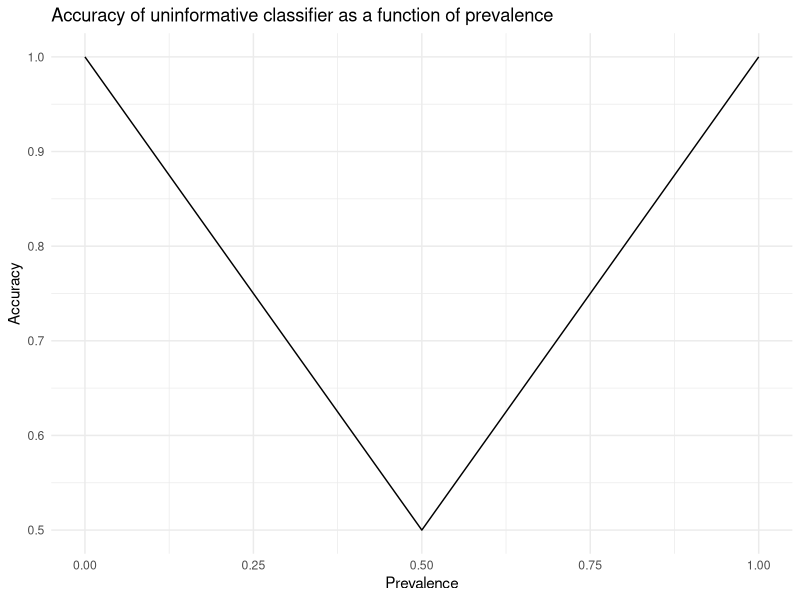
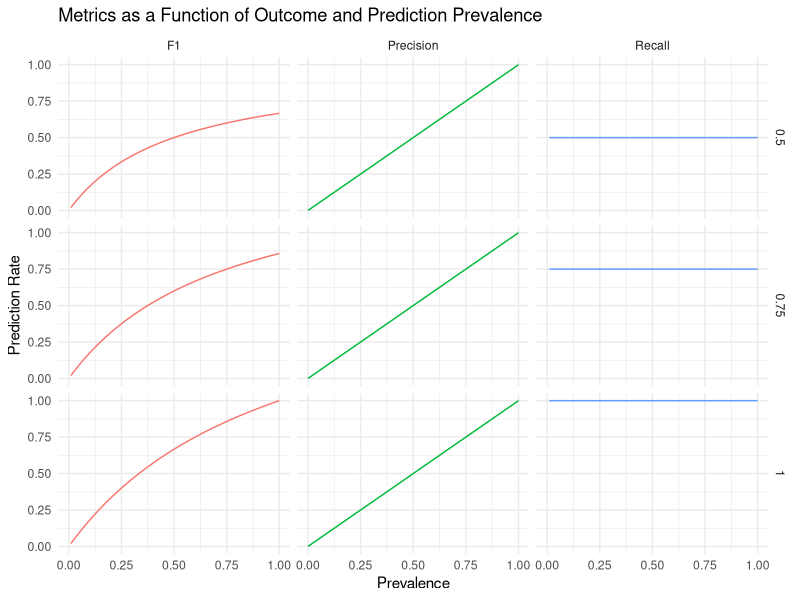
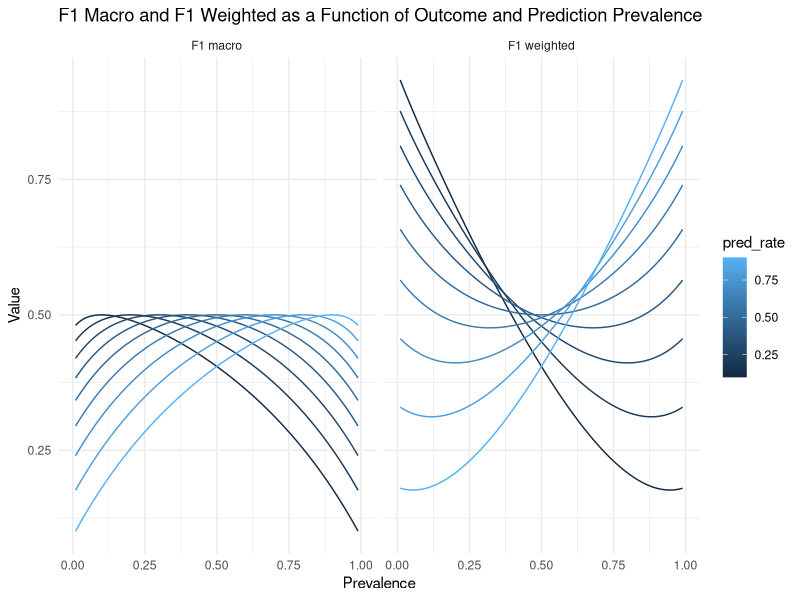
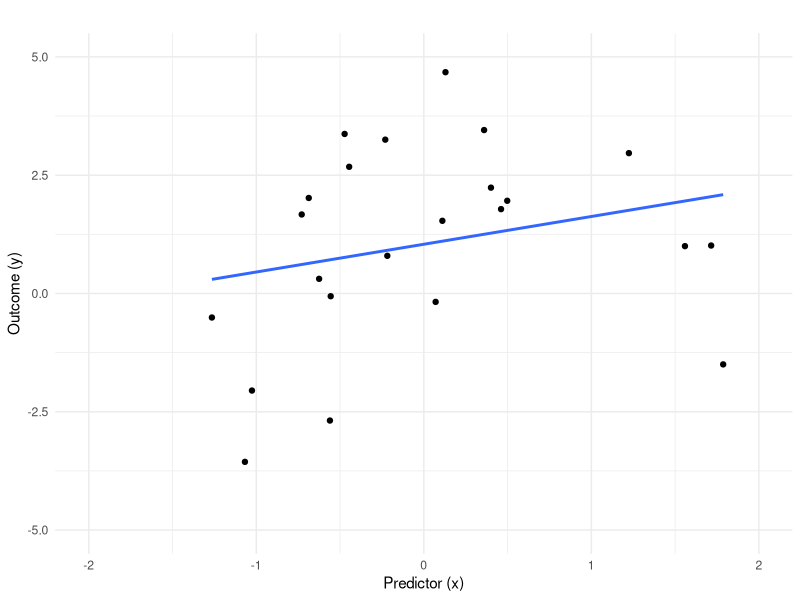
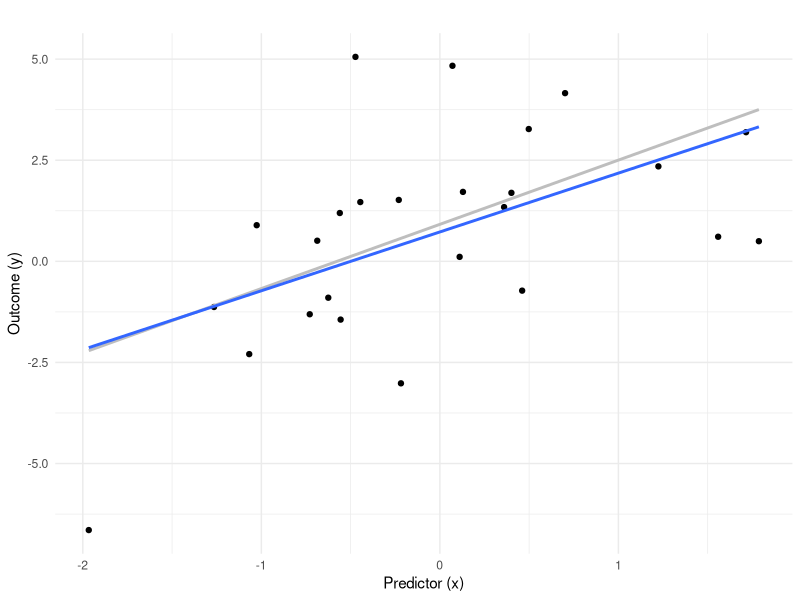
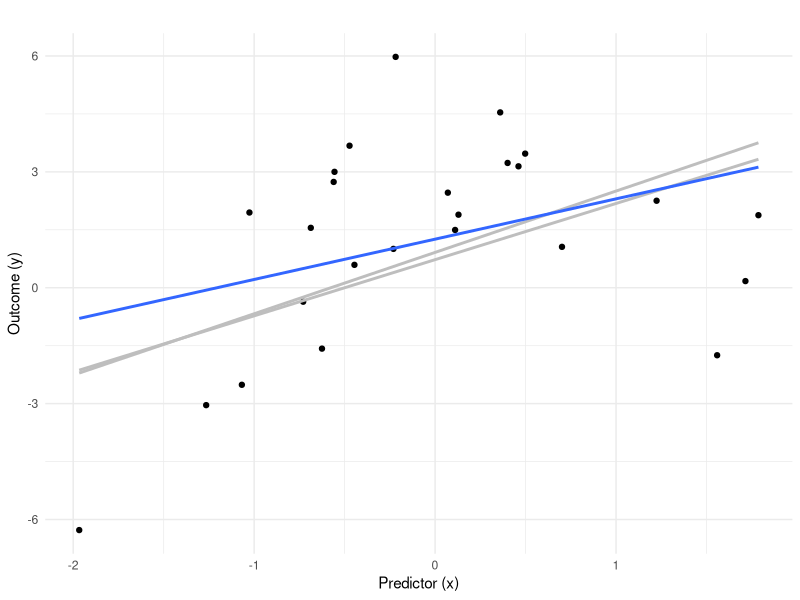
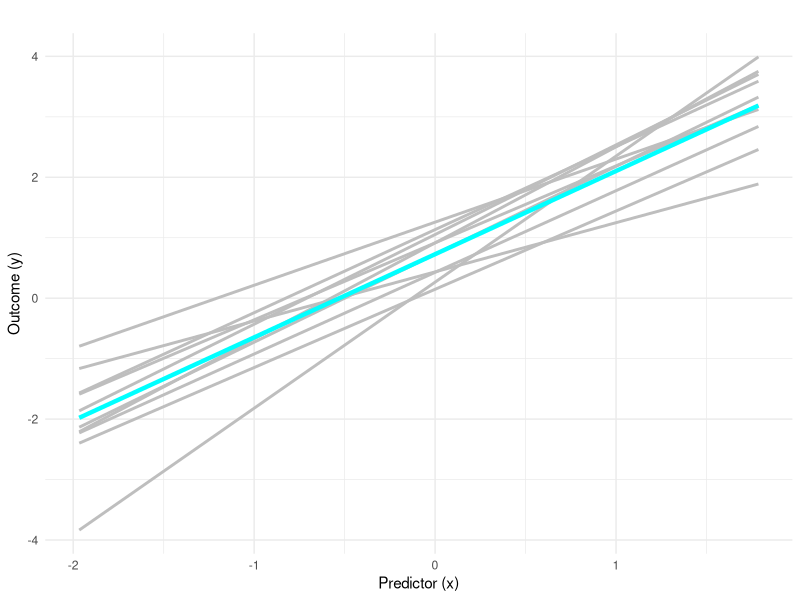
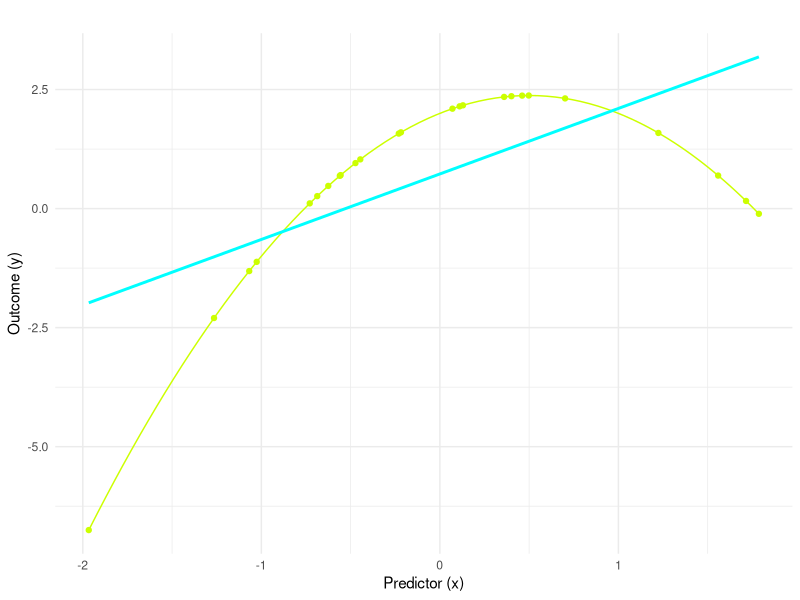

These charts were generated, in order, by the following R code:
## ---- chunk 1
library(dplyr)

data.frame(
  review = c("great movie!", 
             "what a bunch of cr*p",
             "I lost all faith in humanity after watching this"),
  label = c("?", "?", "?")
) %>% 
  knitr::kable()

## ---- chunk 2

actual <- as.logical(rbinom(1000, 1, 0.3))
pred <- actual
pred[sample(1:1000, 50)] <- F
pred[sample(1:1000, 50)] <- T

knitr::kable(table(pred, actual))

## ---- chunk 3

library(tidyverse)

base_rate <- seq(0, 1, 0.01)

accuracy <- function(base_rate, pred_rate) {
    (base_rate * pred_rate + (1 - base_rate) * (1 - pred_rate)) /
        (base_rate * pred_rate + (1 - base_rate) * (1 - pred_rate) + (1 - base_rate) * pred_rate + base_rate * (1 - pred_rate))
}

df <- expand.grid(base_rate = base_rate)
df$pred_rate <- ifelse(df$base_rate > 0.5, 1, 0)
df$accuracy <- accuracy(df$base_rate, df$pred_rate)

ggplot(df, aes(x = base_rate)) +
    geom_line(aes(y = accuracy)) +
    labs(title = "Accuracy of uninformative classifier as a function of prevalence",
         x = "Prevalence",
         y = "Accuracy") +
    theme_minimal()

## ---- chunk 4

precision <- function(base_rate, pred_rate) {
    (base_rate * pred_rate) / ((base_rate*pred_rate) + ((1 - base_rate) * pred_rate))
}

recall <- function(base_rate, pred_rate) {
    (base_rate*pred_rate) / (base_rate * pred_rate + base_rate * (1 - pred_rate))
}

f1 <- function(base_rate, pred_rate) {
    2 * precision(base_rate, pred_rate) * recall(base_rate, pred_rate) / (precision(base_rate, pred_rate) + recall(base_rate, pred_rate))
}

f1_macro <- function(base_rate, pred_rate) {
    f1_pos <- f1(base_rate, pred_rate)
    f1_neg <- f1(1 - base_rate, 1 - pred_rate)
    (f1_pos + f1_neg) / 2
}

f1_wtd <- function(base_rate, pred_rate) {
    f1_pos <- f1(base_rate, pred_rate)
    f1_neg <- f1(1 - base_rate, 1 - pred_rate)
    (base_rate * f1_pos + (1 - base_rate) * f1_neg)
}

df <- expand.grid(base_rate = base_rate, pred_rate = seq(0.5, 1, 0.25))

df$Precision <- precision(df$base_rate, df$pred_rate)
df$Recall <- recall(df$base_rate, df$pred_rate)
df$F1 <- f1(df$base_rate, df$pred_rate)

df %>%
    pivot_longer(
        cols = c(Precision, Recall, F1), 
        names_to = "metric", values_to = "value"
        ) %>%
    ggplot(aes(x = base_rate, y = value)) +
    geom_line(aes(color = metric)) +
    labs(title = "Metrics as a Function of Outcome and Prediction Prevalence",
         x = "Prevalence",
         y = "Prediction Rate") +
    theme_minimal() +
    theme(legend.position = "None") +
    facet_grid(pred_rate~metric)

## ---- chunk 5

df <- expand.grid(base_rate = base_rate, pred_rate = seq(0.1, 0.9, 0.1))

df$`F1 macro` <- f1_macro(df$base_rate, df$pred_rate)
df$`F1 weighted` <- f1_wtd(df$base_rate, df$pred_rate)

df %>%
    pivot_longer(
        cols = c(`F1 macro`, `F1 weighted`), 
        names_to = "metric", values_to = "value"
        ) %>%
    ggplot(aes(x = base_rate, y = value, group = pred_rate)) +
    geom_line(aes(color = pred_rate)) +
    labs(title = "F1 Macro and F1 Weighted as a Function of Outcome and Prediction Prevalence",
         x = "Prevalence",
         y = "Value") +
    theme_minimal() +
    facet_grid(~metric)

## ---- chunk 6
#| fig-width: 6.25
#| fig-height: 4.17
#| fig-align: "center"

set.seed(123)
library(tidyverse)

n_obs <- 25

dta <- data.frame(
    x = rnorm(n_obs)
) %>% 
mutate(
    y_true = 2 - 1.5 * x^2 + 1.5 * x
)

sampler_y <- function(dta, n_obs = 25) {
    y_real <- dta$y_true + 2 * rnorm(n_obs)
    return(y_real)
}

fit_and_predict <- function(dta, y_col, poly = 1) {
    fit <- lm(as.formula(paste(y_col, "~ poly(x, ", poly, ")")), data = dta)
    dta[[paste0("yhat", gsub("yreal", "", y_col))]] <- predict(fit, newdata = dta)
    return(dta)
}

for (i in 1:10) {
    dta[[paste0("yreal", i)]] <- sampler_y(dta, n_obs = n_obs)
    dta <- fit_and_predict(dta, paste0("yreal", i))
}

dta$mean_yhat <- rowMeans(dta[, paste0("yhat", 1:10)])


dta %>% 
    ggplot(aes(x = x, y = yreal1)) +
    geom_point() +
    geom_smooth(method = "lm", formula = y ~ x, se = FALSE) +
    labs(title = "",
         x = "Predictor (x)",
         y = "Outcome (y)") +
    theme_minimal() +
    ylim(c(-5, 5)) + xlim(c(-2, 2))

## ---- chunk 7
#| fig-width: 6.25
#| fig-height: 4.17
#| fig-align: "center"

dta %>% 
    ggplot(aes(x = x, y = yreal2)) +
    geom_point() +
    geom_smooth(aes(y = yreal1), method = "lm", formula = y ~ x, se = FALSE, color = "gray") +
    geom_smooth(method = "lm", formula = y ~ x, se = FALSE) +
    labs(title = "",
         x = "Predictor (x)",
         y = "Outcome (y)") +
    theme_minimal()

## ---- chunk 8
#| fig-width: 6.25
#| fig-height: 4.17
#| fig-align: "center"

dta %>% 
    ggplot(aes(x = x, y = yreal3)) +
    geom_point() +
    geom_smooth(aes(y = yreal1), method = "lm", formula = y ~ x, se = FALSE, color = "gray") +
    geom_smooth(aes(y = yreal2), method = "lm", formula = y ~ x, se = FALSE, color = "gray") +
    geom_smooth(method = "lm", formula = y ~ x, se = FALSE) +
    labs(title = "",
         x = "Predictor (x)",
         y = "Outcome (y)") +
    theme_minimal()

## ---- chunk 9
#| fig-width: 6.25
#| fig-height: 4.17
#| fig-align: "center"

dta %>% 
    ggplot(aes(x = x)) +
    geom_smooth(aes(y = yhat1), method = "lm", formula = y ~ x, se = FALSE, color = "gray") +
    geom_smooth(aes(y = yhat2), method = "lm", formula = y ~ x, se = FALSE, color = "gray") +
    geom_smooth(aes(y = yhat3), method = "lm", formula = y ~ x, se = FALSE, color = "gray") +
    geom_smooth(aes(y = yhat4), method = "lm", formula = y ~ x, se = FALSE, color = "gray") +
    geom_smooth(aes(y = yhat5), method = "lm", formula = y ~ x, se = FALSE, color = "gray") +
    geom_smooth(aes(y = yhat6), method = "lm", formula = y ~ x, se = FALSE, color = "gray") +
    geom_smooth(aes(y = yhat7), method = "lm", formula = y ~ x, se = FALSE, color = "gray") +
    geom_smooth(aes(y = yhat8), method = "lm", formula = y ~ x, se = FALSE, color = "gray") +
    geom_smooth(aes(y = yhat9), method = "lm", formula = y ~ x, se = FALSE, color = "gray") +
    geom_smooth(aes(y = yhat10), method = "lm", formula = y ~ x, se = FALSE, color = "gray") +
    geom_smooth(aes(y = mean_yhat), method = "lm", formula = y ~ x, se = FALSE, color = "cyan", lwd = 1.5) +
    labs(title = "",
         x = "Predictor (x)",
         y = "Outcome (y)") +
    theme_minimal()

## ---- chunk 10
#| fig-width: 6.25
#| fig-height: 4.17
#| fig-align: "center"

dta %>% 
    ggplot(aes(x = x)) +
    geom_point(aes(y = y_true), color = "#ccff00") +
    geom_smooth(aes(y = y_true), method = "lm", formula = y ~ poly(x, 2), se = FALSE, color = "#ccff00", lwd = .5) +
    geom_smooth(aes(y = mean_yhat), method = "lm", formula = y ~ x, se = FALSE, color = "cyan") +
    labs(title = "",
         x = "Predictor (x)",
         y = "Outcome (y)") +
    theme_minimal()

## ---- chunk 11
#| fig-width: 5
#| fig-height: 5
#| fig-align: "center"

dta %>% 
    ggplot(aes(x = x)) +
    geom_smooth(aes(y = yreal1), method = "lm", formula = y ~ x, se = FALSE, color = "gray") +
    geom_smooth(aes(y = yreal2), method = "lm", formula = y ~ x, se = FALSE, color = "gray") +
    geom_smooth(aes(y = yreal3), method = "lm", formula = y ~ x, se = FALSE, color = "gray") +
    geom_smooth(aes(y = yreal4), method = "lm", formula = y ~ x, se = FALSE, color = "gray") +
    geom_smooth(aes(y = yreal5), method = "lm", formula = y ~ x, se = FALSE, color = "gray") +
    geom_smooth(aes(y = yreal6), method = "lm", formula = y ~ x, se = FALSE, color = "gray") +
    geom_smooth(aes(y = yreal7), method = "lm", formula = y ~ x, se = FALSE, color = "gray") +
    geom_smooth(aes(y = yreal8), method = "lm", formula = y ~ x, se = FALSE, color = "gray") +
    geom_smooth(aes(y = yreal9), method = "lm", formula = y ~ x, se = FALSE, color = "gray") +
    geom_smooth(aes(y = yreal10), method = "lm", formula = y ~ x, se = FALSE, color = "gray") +
    geom_smooth(aes(y = mean_yhat), method = "lm", formula = y ~ x, se = FALSE, color = "cyan", lwd = 1.5) +
    geom_point(aes(y = y_true), color = "#ccff00") +
    geom_smooth(aes(y = y_true), method = "lm", formula = y ~ poly(x, 2), se = FALSE, color = "#ccff00", lwd = .5) +
    labs(title = "",
         x = "Predictor (x)",
         y = "Outcome (y)") +
    theme_minimal()

## ---- chunk 12

dta <- data.frame(
    x = rnorm(n_obs)
) %>% 
mutate(
    y_true = 2 - 1.5 * x^2 + 1.5 * x
)

for (i in 1:10) {
    dta[[paste0("yreal", i)]] <- sampler_y(dta, n_obs = n_obs)
    dta <- fit_and_predict(dta, paste0("yreal", i), poly = 5)
}

dta$mean_yhat <- rowMeans(dta[, paste0("yhat", 1:10)])

dta %>% 
    ggplot(aes(x = x)) +
    geom_smooth(aes(y = yreal1), method = "lm", formula = y ~ poly(x, 8), se = FALSE, color = "gray") + 
    geom_smooth(aes(y = yreal2), method = "lm", formula = y ~ poly(x, 8), se = FALSE, color = "gray") + 
    geom_smooth(aes(y = yreal3), method = "lm", formula = y ~ poly(x, 8), se = FALSE, color = "gray") + 
    geom_smooth(aes(y = yreal4), method = "lm", formula = y ~ poly(x, 8), se = FALSE, color = "gray") + 
    geom_smooth(aes(y = yreal5), method = "lm", formula = y ~ poly(x, 8), se = FALSE, color = "gray") + 
    geom_smooth(aes(y = yreal6), method = "lm", formula = y ~ poly(x, 8), se = FALSE, color = "gray") + 
    geom_smooth(aes(y = yreal7), method = "lm", formula = y ~ poly(x, 8), se = FALSE, color = "gray") + 
    geom_smooth(aes(y = yreal8), method = "lm", formula = y ~ poly(x, 8), se = FALSE, color = "gray") + 
    geom_smooth(aes(y = yreal9), method = "lm", formula = y ~ poly(x, 8), se = FALSE, color = "gray") + 
    geom_smooth(aes(y = yreal10), method = "lm", formula = y ~ poly(x, 8), se = FALSE, color = "gray") + 
    geom_smooth(aes(y = y_true, color = "True DGP"), method = "lm", formula = y ~ poly(x, 2), se = FALSE, lwd = 1.5) +
    geom_line(aes(y = mean_yhat, color = "Mean Prediction"), lwd = 1.5) +
    labs(title = "",
         x = "Predictor (x)",
         y = "Outcome (y)",
         color = "") +
    scale_color_manual(values = c("True DGP" = "#ccff00", "Mean Prediction" = "cyan")) +
    theme_minimal() +
    theme(legend.position = "bottom")
